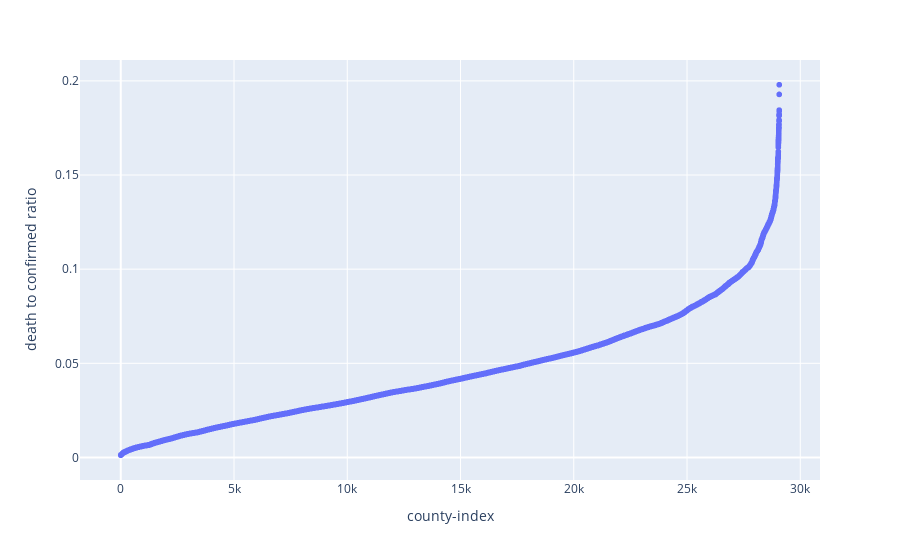

Notebook code for this chart:
### Code cell
y = sorted(dpc)
x = range(len(y))
fig = px.scatter(x=x, y=y)
fig.update_layout(
    xaxis_title="county-index",
    yaxis_title="death to confirmed ratio"
)
fig.show()

### Figure 1 — Plotly figure (JSON) as saved in the notebook; plotly's stock layout.template omitted (floating-point values rounded to 4 significant figures; data arrays with more than 128 entries replaced by an {"elided": "..."} marker saying what was removed)
{"data": [{"hoverlabel": {"namelength": 0}, "hovertemplate": "x=%{x}<br>y=%{y}", "legendgroup": "", "marker": {"color": "#636efa", "symbol": "circle"}, "mode": "markers", "name": "", "showlegend": false, "type": "scattergl", "x": {"elided": "29073 int values"}, "xaxis": "x", "y": {"elided": "29073 float values"}, "yaxis": "y"}], "layout": {"legend": {"tracegroupgap": 0}, "margin": {"t": 60}, "xaxis": {"anchor": "y", "domain": [0, 1], "title": {"text": "county-index"}}, "yaxis": {"anchor": "x", "domain": [0, 1], "title": {"text": "death to confirmed ratio"}}}}
